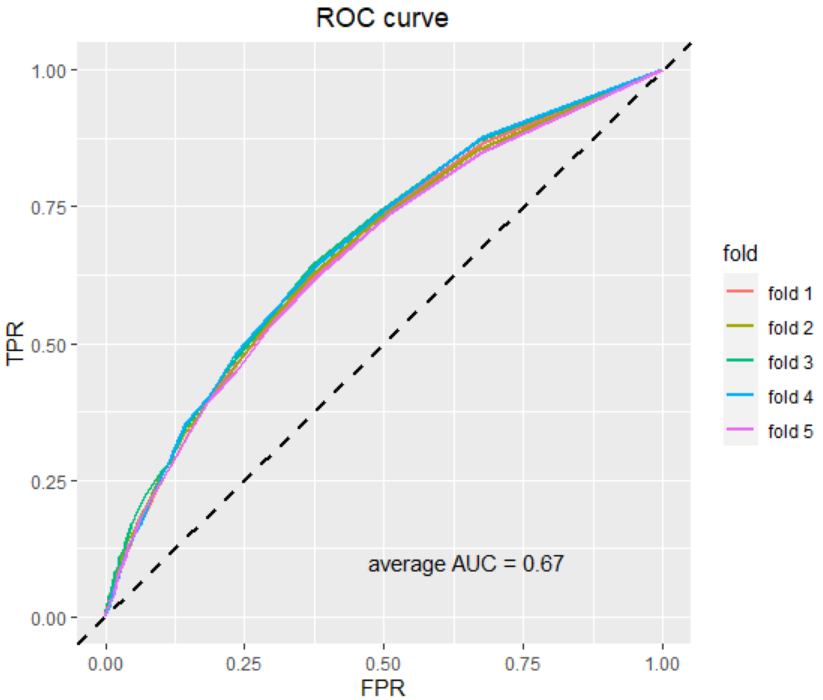

The R source for this figure:
library("randomForest")
library("ROCR")
library("ggplot2")
library("plotROC")
#user control : kfold ====

kfold = 5

#data====

load("final_project_data.RData")

data$Readmission.Status = as.factor(data$Readmission.Status)


#fold======
index=sample(cut(x=1:nrow(data),breaks=kfold,labels=FALSE))
FOLD=list()

index=sample(cut(x=1:nrow(data),breaks=kfold,labels=FALSE))
FOLD=list()
for(i in 1:kfold){
  
  foldlsit=list()
  
  if(i < kfold){
    foldlsit[[1]]=subset(data,index==i)  #test
    foldlsit[[2]]=subset(data,index==i+1)#validation
    foldlsit[[3]]=subset(data,index!=i&index!=i+1)#train
  }
  else{
    foldlsit[[1]]=subset(data,index==i)  #test
    foldlsit[[2]]=subset(data,index==1)#validation
    foldlsit[[3]]=subset(data,index!=i&index!=1)#train
  }
  names(foldlsit)=c("test","validation","train")
  FOLD[[i]]=foldlsit
}
names(FOLD)=paste("fold",1:kfold)






#k-fold CV====


#執行
performance=matrix(NA,kfold+1,4)
colnames(performance)=c("set","train","validation","test")
performance[,1]=c(names(FOLD),"ave.")

plotdata = matrix(NA,nrow(data),3)
colnames(plotdata) = c("true","score","fold")

true = c()
for(i in 1:kfold){
  true = c(true,FOLD[[i]][["test"]]$Readmission.Status)
}
name = c()
for(i in 1:kfold){
  name = c(name,rep(paste("fold",i),nrow(FOLD[[i]][["test"]])))
}
plotdata[,1] = true
plotdata[,3] = name


score = c() 

for(f in 1:kfold){
  
  # data
  Test = FOLD[[f]][[1]]
  validation = FOLD[[f]][[2]]
  Train = FOLD[[f]][[3]]
  mix = rbind(validation,Train) ; mix = as.data.frame(mix)
  
  # model
  
  bestmodel = randomForest(Readmission.Status~.,data = mix,ntree=50)
  
  
  #3.performance
  
  prob_Train = predict(bestmodel,Train,type="prob")[,2]
  list_Train = list(predictions = prob_Train, labels = Train$Readmission.Status)
  pred_Train = prediction(list_Train$predictions, list_Train$labels)
  auc1 = performance(pred_Train,'auc')
  p1 = auc1@y.values[[1]];p1=round(p1,2)
  
  prob_validation = predict(bestmodel,validation,type="prob")[,2]
  list_validation = list(predictions = prob_validation, labels = validation$Readmission.Status)
  pred_validation = prediction(list_validation$predictions, list_validation$labels)
  auc2 = performance(pred_validation,'auc')
  p2 = auc2@y.values[[1]];p2=round(p2,2)
  
  prob_Test = predict(bestmodel,Test,type="prob")[,2]
  list_Test = list(predictions = prob_Test, labels = Test$Readmission.Status)
  pred_Test = prediction(list_Test$predictions, list_Test$labels)
  auc3 = performance(pred_Test,'auc')
  p3 = auc3@y.values[[1]];p3=round(p3,2)
  
  performance[f,2:4]=c(p1,p2,p3)
  FOLD[[f]][[1]]$score = prob_Test
  score = c(score,prob_Test)
}
plotdata[,2] = score  

perf=performance[1:kfold,2:4]
perf=apply(perf,2,as.numeric)
performance[kfold+1,2:4]=round(apply(perf,2,mean),2)
performance


# ROC curve ====
plotdata = as.data.frame(plotdata)
plotdata$true = as.integer(plotdata$true)
plotdata$score = as.numeric(plotdata$score)

ggplot(plotdata, aes(d = true, m = score, color = fold)) + geom_roc(n.cuts = 0) +
  geom_abline(slope = 1,intercept = 0 ,lty=2,lwd=0.8) + 
  labs(x="FPR",y="TPR",title="ROC curve") +
  theme(plot.title=element_text(hjust = 0.5)) +
  annotate("text",x=0.65,y=0.1,label=paste("average AUC =",performance[kfold+1,4]))


# ROC curve ====
plotdata = as.data.frame(plotdata)
plotdata$true = as.integer(plotdata$true)
plotdata$score = as.numeric(plotdata$score)

ggplot(plotdata, aes(d = true, m = score, color = fold)) + geom_roc(n.cuts = 0) +
  geom_abline(slope = 1,intercept = 0 ,lty=2,lwd=0.8) + 
  labs(x="FPR",y="TPR",title="ROC curve") +
  theme(plot.title=element_text(hjust = 0.5)) +
  annotate("text",x=0.65,y=0.1,label=paste("average AUC =",performance[kfold+1,4]))









#匯出====
write.csv(performance,file="result_rf.csv",quote=F,row.names=F)
